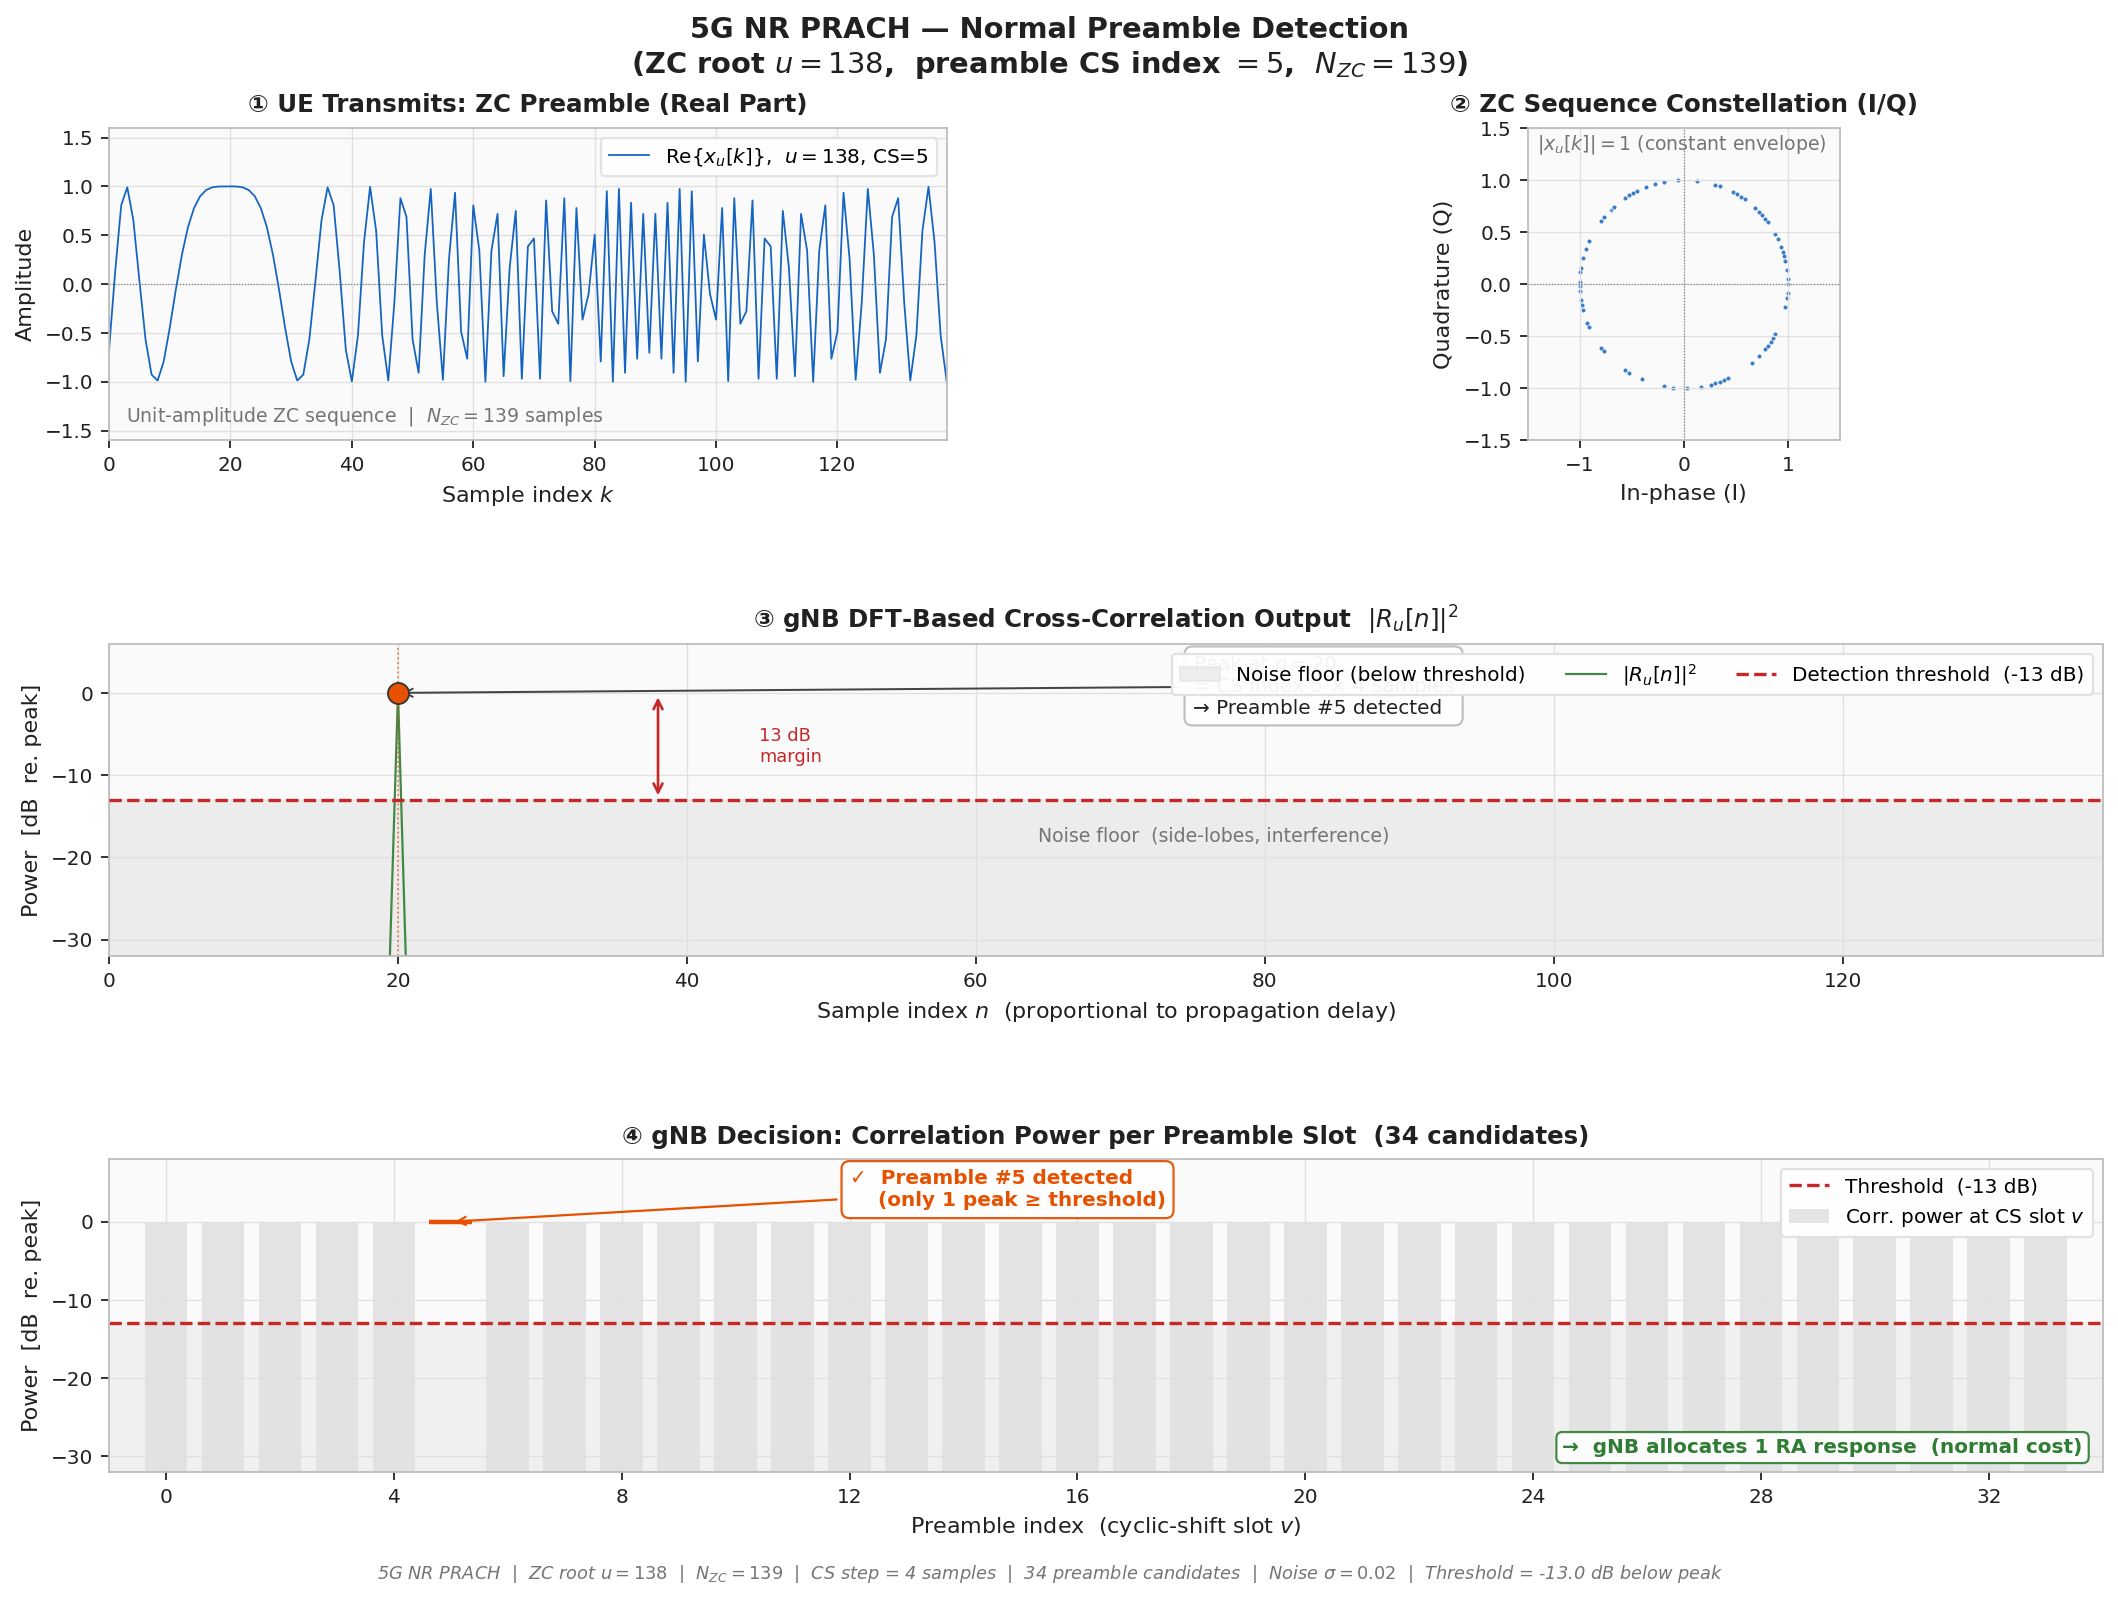

Source code (Python):
"""
Normal PRACH Preamble Detection Visualization
===============================================
Shows the complete detection chain for a single 5G NR PRACH preamble:

  UE transmits ZC sequence (root u=138, cyclic shift CS_v)
  ↓
  gNB receives + noise
  ↓
  DFT-based cross-correlation: R[n] = IDFT{ FFT(rx) · conj(FFT(X_u)) }
  ↓
  Single sharp peak at delay index n = CS_v × CS_step
  ↓
  Threshold comparison → preamble #v detected
"""

import numpy as np
import matplotlib.pyplot as plt
import matplotlib.gridspec as gridspec
from matplotlib.patches import FancyArrowPatch
import warnings
warnings.filterwarnings("ignore")

# ─────────────────────────────────────────────────────────────────────────────
# Parameters
# ─────────────────────────────────────────────────────────────────────────────
N_ZC    = 139        # ZC sequence length
NUM_CS  = 34         # number of cyclic-shift (preamble) candidates
CS_STEP = N_ZC // NUM_CS   # = 4 samples per CS slot

ROOT_U  = 138        # ZC root sequence index (coprime with 139 since 139 is prime)
CS_IDX  = 5          # preamble index (cyclic-shift slot) transmitted by UE

NOISE_STD = 0.02
THR_DB    = -13.0    # detection threshold (dB below peak)

np.random.seed(7)

# ─────────────────────────────────────────────────────────────────────────────
# ZC / PRACH helpers
# ─────────────────────────────────────────────────────────────────────────────
def zadoff_chu(u, N):
    n = np.arange(N, dtype=float)
    return np.exp(-1j * np.pi * u * n * (n + 1) / N)

def make_preamble(u, N, cs_idx, cs_step):
    xu = zadoff_chu(u, N)
    return np.roll(xu, cs_idx * cs_step)

def correlate(rx, u, N):
    """DFT-based PRACH correlator. Returns |R[n]|^2."""
    Xu = zadoff_chu(u, N)
    R  = np.fft.ifft(np.fft.fft(rx, N) * np.conj(np.fft.fft(Xu, N)), N)
    return np.abs(R) ** 2

# ─────────────────────────────────────────────────────────────────────────────
# Signal chain
# ─────────────────────────────────────────────────────────────────────────────
tx = make_preamble(ROOT_U, N_ZC, CS_IDX, CS_STEP)
noise = (np.random.randn(N_ZC) + 1j * np.random.randn(N_ZC)) * NOISE_STD
rx = tx + noise

corr = correlate(rx, ROOT_U, N_ZC)

# dB normalise to peak = 0 dB
def to_db(x, ref):
    return 10 * np.log10(np.maximum(x / ref, 1e-12))

ref     = corr.max()
corr_db = to_db(corr, ref)
thr_db  = THR_DB

# CS-slot sampled power (what gNB actually decides on)
cs_idx_arr  = np.arange(NUM_CS)
cs_power    = np.array([corr[(i * CS_STEP) % N_ZC] for i in range(NUM_CS)])
cs_power_db = to_db(cs_power, ref)

peak_sample = int(np.argmax(corr))
peak_cs     = int(np.argmax(cs_power_db))   # should equal CS_IDX

# ─────────────────────────────────────────────────────────────────────────────
# Style
# ─────────────────────────────────────────────────────────────────────────────
C_SIGNAL = "#1565C0"   # blue – ZC signal
C_CORR   = "#2E7D32"   # green – correlation
C_THR    = "#C62828"   # red   – threshold
C_NOISE  = "#E0E0E0"   # light grey – noise floor shade
C_PEAK   = "#E65100"   # orange – peak highlight
C_TEXT   = "#212121"
C_MUTED  = "#757575"
C_PANEL  = "#FAFAFA"
C_GRID   = "#E0E0E0"

plt.rcParams.update({
    "font.family"    : "DejaVu Sans",
    "font.size"      : 10,
    "axes.titlesize" : 11,
    "axes.labelsize" : 10,
    "legend.fontsize": 9,
    "xtick.labelsize": 9,
    "ytick.labelsize": 9,
    "axes.spines.top"   : True,
    "axes.spines.right" : True,
})

fig = plt.figure(figsize=(14, 10), facecolor="white")
fig.suptitle(
    "5G NR PRACH — Normal Preamble Detection\n"
    f"(ZC root $u = {ROOT_U}$,  preamble CS index $= {CS_IDX}$,  "
    f"$N_{{ZC}} = {N_ZC}$)",
    fontsize=13, fontweight="bold", color=C_TEXT, y=0.98
)

gs = gridspec.GridSpec(
    3, 2, figure=fig,
    left=0.08, right=0.97,
    top=0.91, bottom=0.07,
    hspace=0.65, wspace=0.38
)

def style(ax, title, xlabel, ylabel):
    ax.set_facecolor(C_PANEL)
    ax.set_title(title, color=C_TEXT, pad=7, fontweight="bold", fontsize=11)
    ax.set_xlabel(xlabel, color=C_TEXT)
    ax.set_ylabel(ylabel, color=C_TEXT)
    ax.tick_params(colors=C_TEXT)
    ax.grid(True, color=C_GRID, linewidth=0.6, zorder=0)
    for sp in ax.spines.values():
        sp.set_edgecolor("#BDBDBD")

# ─────────────────────────────────────────────────────────────────────────────
# Row 0  –  TX preamble (real part)  +  constellation
# ─────────────────────────────────────────────────────────────────────────────
axT = fig.add_subplot(gs[0, 0])
style(axT,
      "① UE Transmits: ZC Preamble (Real Part)",
      "Sample index $k$", "Amplitude")

axT.plot(np.arange(N_ZC), tx.real, color=C_SIGNAL, linewidth=0.8,
         label=f"$\\mathrm{{Re}}\\{{x_u[k]\\}}$,  $u={ROOT_U}$, CS={CS_IDX}")
axT.set_xlim(0, N_ZC - 1)
axT.set_ylim(-1.6, 1.6)
axT.axhline(0, color=C_MUTED, linewidth=0.5, linestyle=":")
axT.legend(loc="upper right", framealpha=0.9, edgecolor=C_GRID)
axT.text(0.02, 0.06,
         f"Unit-amplitude ZC sequence  |  $N_{{ZC}} = {N_ZC}$ samples",
         transform=axT.transAxes, color=C_MUTED, fontsize=8.5)

# Constellation (I/Q scatter)
axQ = fig.add_subplot(gs[0, 1])
style(axQ, "② ZC Sequence Constellation (I/Q)", "In-phase (I)", "Quadrature (Q)")
axQ.scatter(tx.real, tx.imag, s=3, color=C_SIGNAL, alpha=0.6, linewidths=0)
axQ.set_aspect("equal")
axQ.set_xlim(-1.5, 1.5)
axQ.set_ylim(-1.5, 1.5)
axQ.axhline(0, color=C_MUTED, linewidth=0.5, linestyle=":")
axQ.axvline(0, color=C_MUTED, linewidth=0.5, linestyle=":")
axQ.text(0.03, 0.93, f"$|x_u[k]| = 1$ (constant envelope)",
         transform=axQ.transAxes, color=C_MUTED, fontsize=8.5)

# ─────────────────────────────────────────────────────────────────────────────
# Row 1  –  Full correlation output (DFT-based)
# ─────────────────────────────────────────────────────────────────────────────
axC = fig.add_subplot(gs[1, :])   # spans both columns
style(axC,
      "③ gNB DFT-Based Cross-Correlation Output  $|R_u[n]|^2$",
      "Sample index $n$  (proportional to propagation delay)",
      "Power  [dB  re. peak]")

x_full = np.arange(N_ZC)
axC.fill_between(x_full, -32, thr_db, color=C_NOISE, alpha=0.5,
                 label="Noise floor (below threshold)", zorder=1)
axC.plot(x_full, corr_db, color=C_CORR, linewidth=1.0,
         alpha=0.9, label="$|R_u[n]|^2$", zorder=2)
axC.axhline(thr_db, color=C_THR, linewidth=1.5, linestyle="--",
            label=f"Detection threshold  ({thr_db:.0f} dB)", zorder=3)

# Highlight peak
axC.scatter([peak_sample], [corr_db[peak_sample]],
            color=C_PEAK, s=90, zorder=5, edgecolors="#333", linewidths=0.8)

# Vertical line at peak
axC.axvline(peak_sample, color=C_PEAK, linewidth=0.8,
            linestyle=":", alpha=0.7, zorder=2)

# Annotation – place right of peak, not too close to edge
ann_x = peak_sample + 55
axC.annotate(
    f"Peak at $n = {peak_sample}$\n"
    f"= CS index {CS_IDX} × {CS_STEP} samples\n"
    f"→ Preamble #{CS_IDX} detected",
    xy=(peak_sample, corr_db[peak_sample]),
    xytext=(ann_x, -2.5),
    color=C_TEXT, fontsize=9,
    arrowprops=dict(arrowstyle="->", color="#444", lw=0.9),
    bbox=dict(boxstyle="round,pad=0.4", fc="white", ec="#BDBDBD", alpha=0.95)
)

# Label noise floor
axC.text(N_ZC * 0.55, thr_db - 5,
         "Noise floor  (side-lobes, interference)",
         color=C_MUTED, fontsize=8.5, ha="center")

# Arrow showing peak height above threshold
axC.annotate("", xy=(peak_sample + 18, 0),
             xytext=(peak_sample + 18, thr_db),
             arrowprops=dict(arrowstyle="<->", color=C_THR, lw=1.2))
axC.text(peak_sample + 25, thr_db / 2,
         f"{abs(thr_db):.0f} dB\nmargin",
         color=C_THR, fontsize=8, va="center")

axC.set_xlim(0, N_ZC - 1)
axC.set_ylim(-32, 6)
axC.legend(loc="upper right", framealpha=0.95, edgecolor=C_GRID, ncol=3)

# ─────────────────────────────────────────────────────────────────────────────
# Row 2  –  Per-CS-slot detection map (bar chart)
# ─────────────────────────────────────────────────────────────────────────────
axD = fig.add_subplot(gs[2, :])
style(axD,
      f"④ gNB Decision: Correlation Power per Preamble Slot  ({NUM_CS} candidates)",
      "Preamble index  (cyclic-shift slot $v$)",
      "Power  [dB  re. peak]")

bar_c = [C_CORR if v >= thr_db else C_NOISE for v in cs_power_db]
axD.bar(cs_idx_arr, cs_power_db, color=bar_c, width=0.75,
        alpha=0.85, zorder=2, label="Corr. power at CS slot $v$")

# Highlight detected bar with orange edge
axD.bar([peak_cs], [cs_power_db[peak_cs]], color=C_CORR, width=0.75,
        alpha=1.0, zorder=3, edgecolor=C_PEAK, linewidth=2.0)

axD.axhline(thr_db, color=C_THR, linewidth=1.5, linestyle="--",
            label=f"Threshold  ({thr_db:.0f} dB)")
axD.fill_between([-1, NUM_CS], -32, thr_db, color=C_NOISE, alpha=0.35, zorder=1)

# Annotate detected slot
axD.annotate(
    f"✓  Preamble #{peak_cs} detected\n    (only 1 peak ≥ threshold)",
    xy=(peak_cs, cs_power_db[peak_cs]),
    xytext=(peak_cs + 7, 2.0),
    color=C_PEAK, fontsize=9, fontweight="bold",
    arrowprops=dict(arrowstyle="->", color=C_PEAK, lw=1.0),
    bbox=dict(boxstyle="round,pad=0.4", fc="white", ec=C_PEAK, alpha=0.95)
)

# Cost label
axD.text(0.99, 0.06,
         "→  gNB allocates 1 RA response  (normal cost)",
         transform=axD.transAxes, color=C_CORR,
         fontsize=9, fontweight="bold", ha="right",
         bbox=dict(boxstyle="round,pad=0.3", fc="white", ec=C_CORR, alpha=0.9))

axD.set_xlim(-1, NUM_CS)
axD.set_ylim(-32, 8)
axD.set_xticks(cs_idx_arr[::4])
axD.legend(loc="upper right", framealpha=0.95, edgecolor=C_GRID)

# ─────────────────────────────────────────────────────────────────────────────
# Footer
# ─────────────────────────────────────────────────────────────────────────────
fig.text(
    0.5, 0.003,
    f"5G NR PRACH  |  ZC root $u = {ROOT_U}$  |  $N_{{ZC}} = {N_ZC}$  |  "
    f"CS step = {CS_STEP} samples  |  {NUM_CS} preamble candidates  |  "
    f"Noise $\\sigma = {NOISE_STD}$  |  Threshold = {thr_db} dB below peak",
    ha="center", fontsize=8, color=C_MUTED, style="italic"
)

# ─────────────────────────────────────────────────────────────────────────────
# Save
# ─────────────────────────────────────────────────────────────────────────────
out = "/Users/yq/Documents/analysis/0420/plot_normal_prach.png"
plt.savefig(out, dpi=160, bbox_inches="tight", facecolor="white")
print(f"[✓] Saved: {out}")
plt.show()
